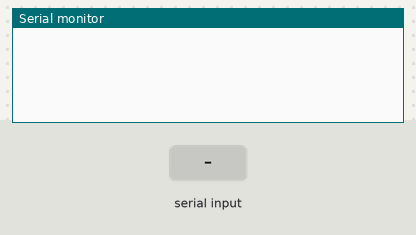
The sketch below on a simulated Arduino Uno, built with avr-gcc and run on an emulated ATmega328P. Shown: the last lines printed to the serial monitor. The inputs (shaded band) are chosen by the test bench.

Above: at 1.2 s.
1.3 s: "h" received over Serial
At 2.0 s:
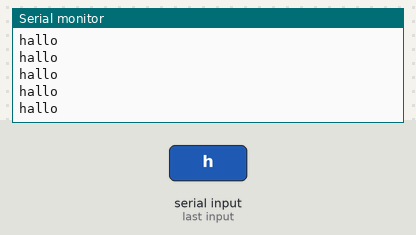
3.2 s: "b" received over Serial
At 4.2 s:
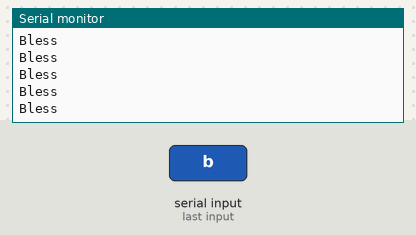

Measured:
- after the input at 1.3 s, the serial monitor: prints a new line at once (image 1)
- after the input at 3.2 s, the serial monitor: prints a new line after 0.07 s (image 2)

The sketch:

hallo_bless.ino
```cpp
char stafur = 0;

void setup() {
  Serial.begin(9600); // byrja á að stilla hraðann á serial tengingunni
}

void loop() {
  if(Serial.available() > 0) {
    stafur = Serial.read();
  }
  if(stafur == 'h') {
    Serial.println("hallo");
  } else if (stafur == 'b') {
    Serial.println("Bless");
  }
}
```
